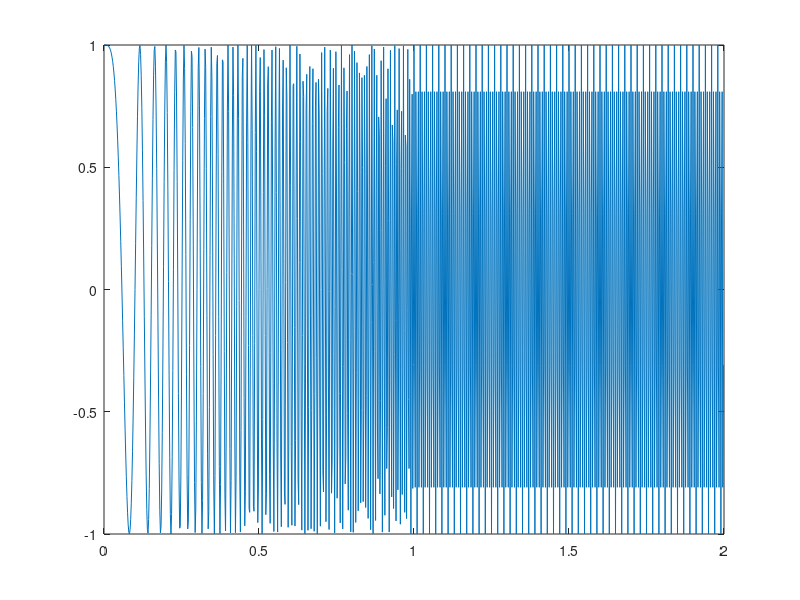

MATLAB code to generate this figure: (Note: this script raises an error after producing the figure.)
% 1.
Fs=500; % sample rate 
tf=2; % 2 seconds
t=0:1/Fs:tf-1/Fs
f1=0;
f2=150; % start @ 0 Hz, go up to 150Hz
semi_t=0:1/Fs:(tf/2-1/Fs);
sl=2*((f2-f1)/2);
f1=f1*semi_t+(sl.*semi_t/2);
f2=f2+(f2*semi_t-sl.*semi_t)/2;
f=[f1 f2];
y=cos(2*pi*f.*t);
plot(t,y);
% 2.
spectrogram(y,128,120,128,1e3)